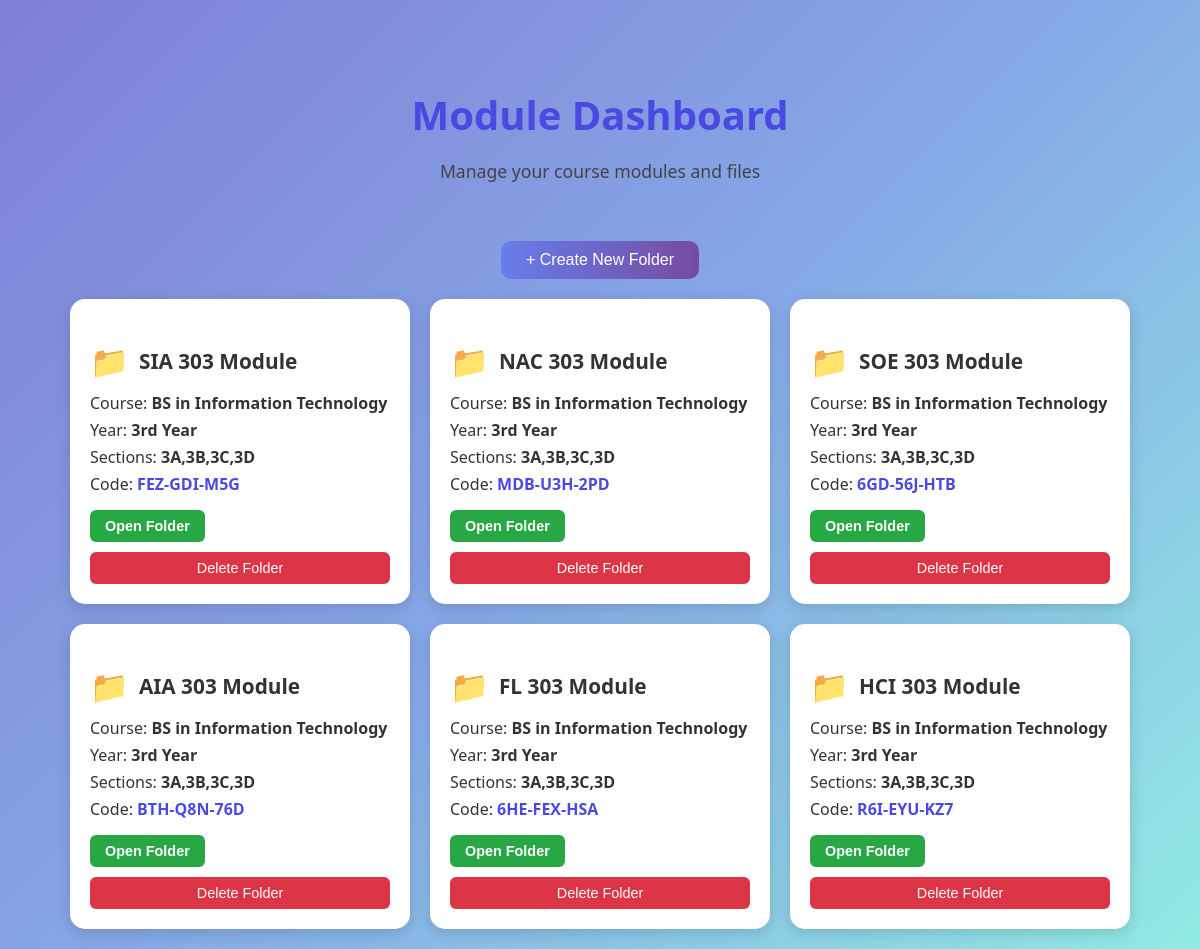
Page /teacher/module.php (signed in) on the committed database.
### tables this page shows
CREATE TABLE `module_folders` (
  `id` int(11) NOT NULL,
  `folder_name` varchar(255) NOT NULL,
  `course` varchar(255) NOT NULL,
  `year` varchar(255) NOT NULL,
  `sections` text NOT NULL,
  `user_id` int(11) DEFAULT NULL,
  `folder_path` varchar(255) NOT NULL,
  `folder_code` varchar(20) DEFAULT NULL
);

### teacher/module.php (the view, shortened to what this page needs)
<?php
require_once('../includes/db.php');
$teacher_id = $_SESSION['user_id'];
$folders = [];
$sql = "SELECT * FROM module_folders WHERE user_id = ?";
$stmt = $conn->prepare($sql);
$stmt->bind_param("i", $teacher_id);
$stmt->execute();
$result = $stmt->get_result();
while ($row = $result->fetch_assoc()) {
    $folders[] = $row;
}
?>
<!DOCTYPE html>
<html lang="en">
<head>
</head>
<body>
<header>
    <h1>Module Dashboard</h1>
    <p>Manage your course modules and files</p>
</header>
<button class="create-btn" onclick="toggleFolderForm()">+ Create New Folder</button>
<?php if (count($folders) > 0): ?>
    <div class="folder-grid">
        <?php foreach ($folders as $folder): ?>
            <div class="folder-card">
                <h3><?= htmlspecialchars($folder['folder_name']) ?> Module</h3>
                <div class="folder-info">
                    <p>Course: <span><?= htmlspecialchars($folder['course']) ?></span></p>
                    <p>Year: <span><?= htmlspecialchars($folder['year']) ?></span></p>
                    <p>Sections: <span><?= htmlspecialchars($folder['sections']) ?></span></p>
                    <p>Code: <span style="color: #4a4ae3; font-weight: bold;"><?= htmlspecialchars($folder['folder_code']) ?></span></p>
                </div>
                <div class="card-actions">
                    <button class="upload-btn" onclick="window.location.href='module_upload.php?folder_id=<?= $folder['id'] ?>'">Open Folder</button>
                </div>
                <form method="POST" class="delete-form" onsubmit="return confirm('Are you sure you want to delete this folder?');">
                    <button type="submit" name="delete_folder" class="delete-btn">Delete Folder</button>
                </form>
            </div>
        <?php endforeach; ?>
    </div>
<?php else: ?>
    <p style="text-align: center;">No folders found. Please create a new folder.</p>
<?php endif; ?>
</body>
</html>

### teacher/module.php (style rules this page uses)
body { font-family: 'Segoe UI', sans-serif; margin: 0; padding: 20px; background: linear-gradient(135deg, #7f7fd5, #86a8e7, #91eae4); color: #333; }
header { text-align: center; padding: 40px 20px 20px; color: #4a4ae3; }
header h1 { font-size: 2.5em; margin-bottom: 10px; font-weight: 700; }
header p { color: #444; font-size: 1.1em; }
.create-btn { display: block; margin: 20px auto; padding: 10px 25px; background: linear-gradient(to right, #667eea, #764ba2); border: none; color: white; font-size: 1em; border-radius: 10px; cursor: pointer; transition: 0.3s ease; }
.folder-grid { display: flex; flex-wrap: wrap; gap: 20px; justify-content: center; margin-top: 20px; }
.folder-card { background: white; border-radius: 15px; padding: 20px; width: 300px; box-shadow: 0 4px 15px rgba(0, 0, 0, 0.15); animation: fadeIn 0.7s ease-in; transition: transform 0.3s; }
.folder-card h3 { margin-bottom: 10px; display: flex; align-items: center; font-size: 1.3em; font-weight: 600; }
.folder-card h3::before { content: "📁"; font-size: 1.5em; margin-right: 10px; }
.folder-info p { margin: 5px 0; }
.folder-info span { font-weight: bold; }
.card-actions { display: flex; justify-content: space-between; margin-top: 15px; }
.card-actions button { border: none; padding: 8px 15px; border-radius: 6px; font-weight: bold; cursor: pointer; font-size: 0.9em; }
.upload-btn { background-color: #28a745; color: white; }
.delete-btn { background-color: #dc3545; color: white; border: none; padding: 8px 15px; border-radius: 6px; font-size: 0.9em; cursor: pointer; margin-top: 10px; width: 100%; }

### rows in the picture
module_folders: folder_name "SIA 303", course "BS in Information Technology", year "3rd Year", sections "3A,3B,3C,3D", folder_code "FEZ-GDI-M5G"
module_folders: folder_name "NAC 303", course "BS in Information Technology", year "3rd Year", sections "3A,3B,3C,3D", folder_code "MDB-U3H-2PD"
module_folders: folder_name "SOE 303", course "BS in Information Technology", year "3rd Year", sections "3A,3B,3C,3D", folder_code "6GD-56J-HTB"
module_folders: folder_name "AIA 303", course "BS in Information Technology", year "3rd Year", sections "3A,3B,3C,3D", folder_code "BTH-Q8N-76D"
module_folders: folder_name "FL 303", course "BS in Information Technology", year "3rd Year", sections "3A,3B,3C,3D", folder_code "6HE-FEX-HSA"
module_folders: folder_name "HCI 303", course "BS in Information Technology", year "3rd Year", sections "3A,3B,3C,3D", folder_code "R6I-EYU-KZ7"
